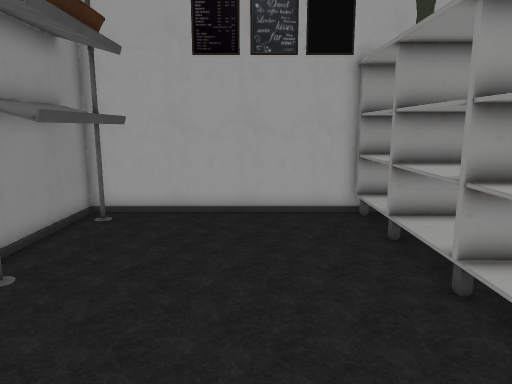
view 1 (above)

15 first-person views from a walk through a scene from a Unity 3-D project. The camera is 1.5 m above the floor, tilts 10° down and sees 70° across. The floor is counted in squares, 0.5 m on a side. Each view is taken from the middle of a square. On the plan, view 1 faces up. The plan holds only what a view shows up to about 20 squares ahead; the rest is blank. Door leaves are left out, so doorways stand open.

view 2
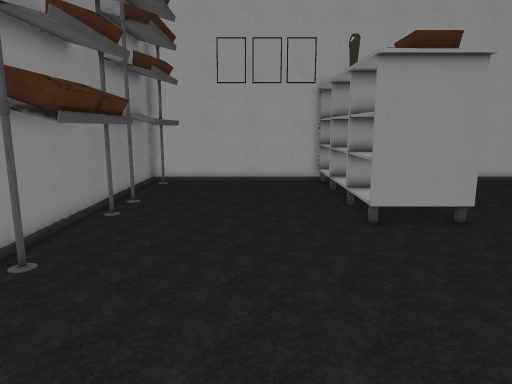

view 3
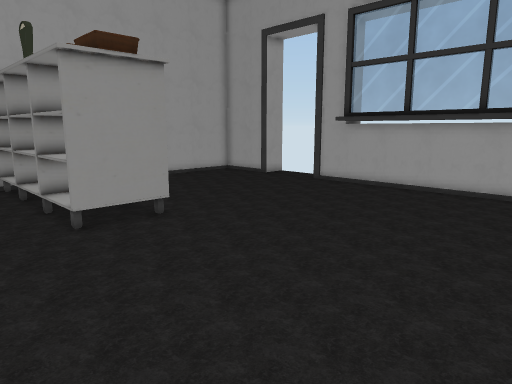

view 4
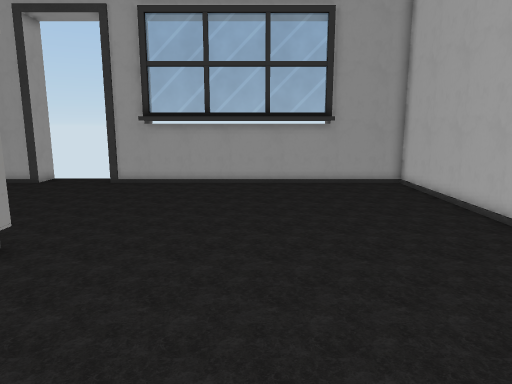

view 5
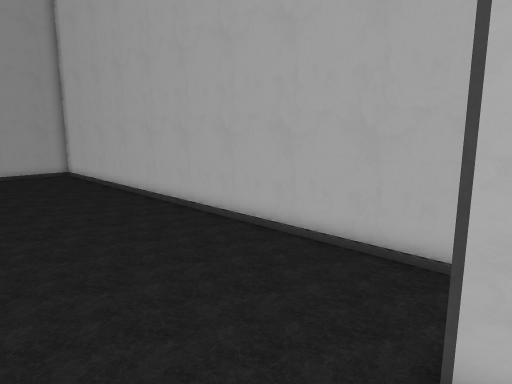

view 6
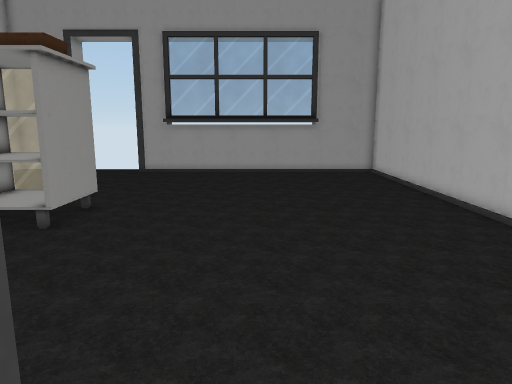

view 7
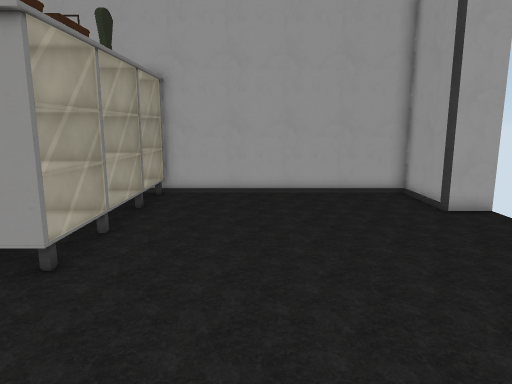

view 8
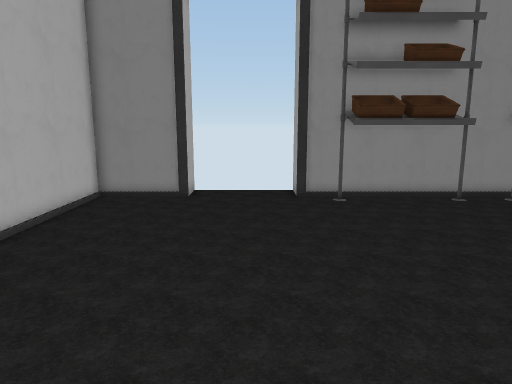

view 9
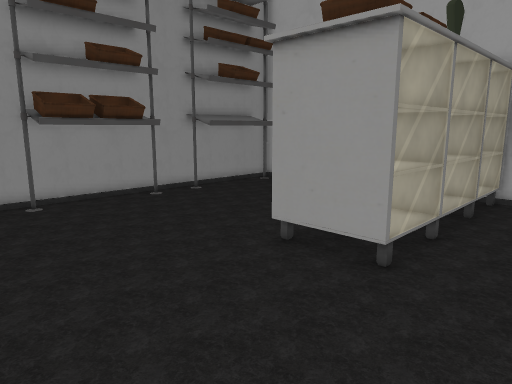

view 10
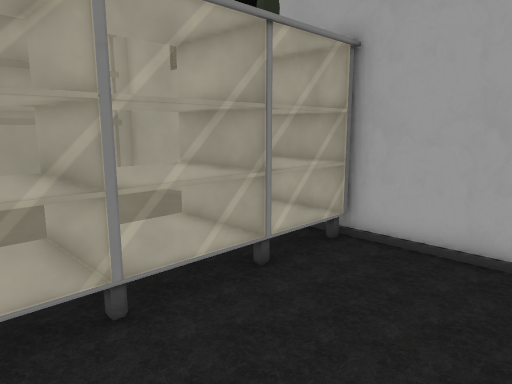

view 11
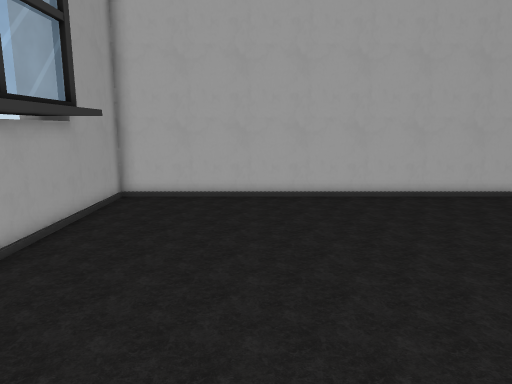

view 12
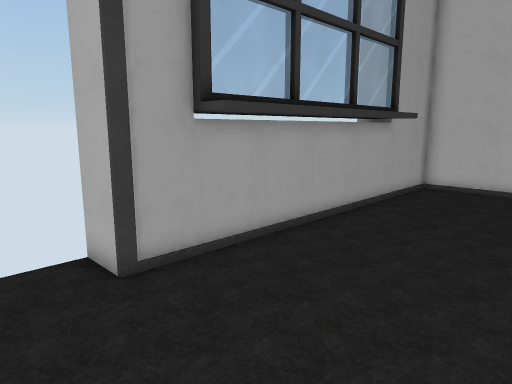

view 13
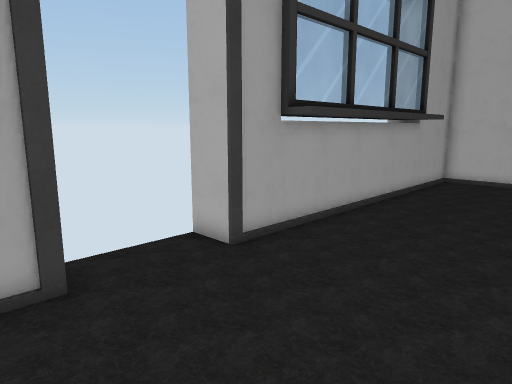

view 14
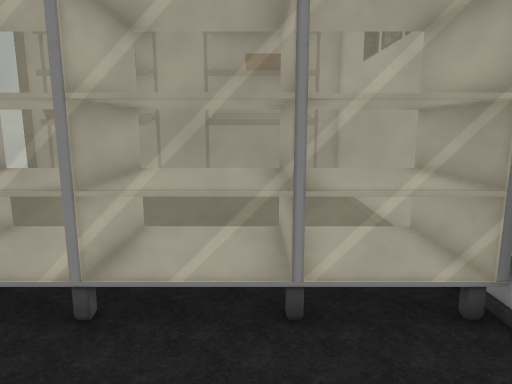

view 15
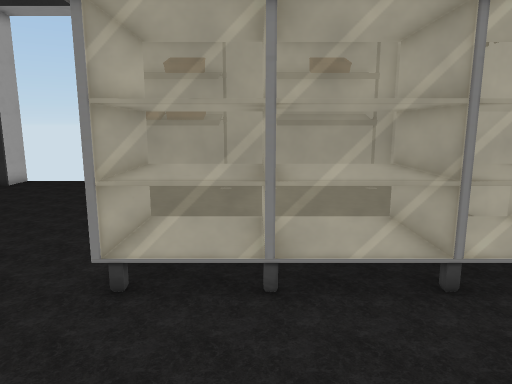

### Floor plan
Points are (right, up) in squares from view 1. A wall is a line through its corners. A room is listed if a view was taken in it or the views show most of it. See-through windows are left out.
Room 1 (views 1, 2, 3, 4, 7, 8, 9, 10, 11, 12, 13, 14, 15)
walls: (18, 0.9) (18, 5); (3.9, 13) (-6, 13) (-6, -2.2); (16.9, -7) (16.9, 3) (18, 3); (-6, -7) (-6, -11) (18, -11) (18, -4.9); (18, 9) (18, 13) (6.1, 13)
ways out: open door at (-6, -4.5) to room 2; open door at (18, 7)
objects: other object (-5, 0) to (-4, 4); other object (-5, 7) to (-4, 12); other object (-4, 0) to (-4, 1); other object (-4, 2) to (-4, 3); other object (4, 3) to (7, 12)
Room 2 (views 5, 6)
walls: (-6, -2.2) (-7.6, -2.2); (-7.6, -7) (-6, -7)
ways out: open door at (-6, -4.5) to room 1

Where each view was taken, in squares from view 1:
view 1: 0 up, 0 right, facing up
view 2: 8 down, 0 right, facing up
view 3: 8 down, 0 right, facing up-right
view 4: 3 down, 2 left, facing right
view 5: 3 down, 7 left, facing down-right
view 6: 3 down, 7 left, facing right
view 7: 4 down, 11 right, facing up
view 8: 4 down, 10 right, facing left
view 9: 4 down, 10 right, facing up-left
view 10: 4 up, 12 right, facing up-left
view 11: 5 up, 12 right, facing down
view 12: 8 up, 11 right, facing down-right
view 13: 11 up, 11 right, facing down-right
view 14: 9 up, 12 right, facing left
view 15: 6 up, 13 right, facing left
